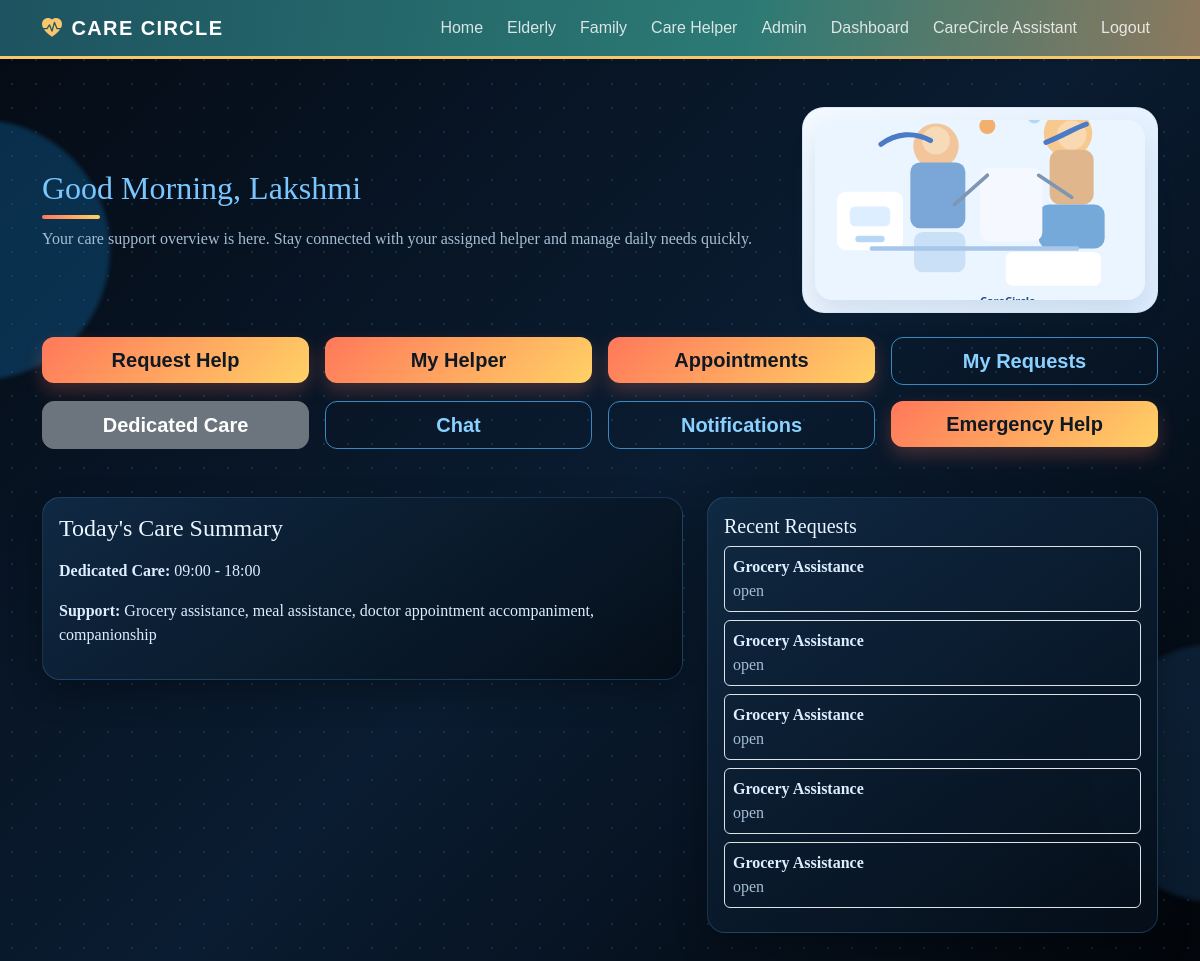
The page /elderly/dashboard (signed in) on the database its author committed.
### models/user.py (models this page shows, shortened)
class User(db.Model, UserMixin):
    __tablename__ = 'users'
    id = db.Column(db.Integer, primary_key=True)
    name = db.Column(db.String(120), nullable=False)
    email = db.Column(db.String(120), unique=True, nullable=False)
    password_hash = db.Column(db.String(255), nullable=False)
    phone = db.Column(db.String(30), nullable=True)
    address = db.Column(db.String(255), nullable=True)
    location = db.Column(db.String(80), nullable=True)
    role = db.Column(db.String(30), nullable=False, default='elderly')
    created_at = db.Column(db.DateTime, default=db.func.now())

### models/request.py (models this page shows)
class DedicatedCare(db.Model):
    __tablename__ = 'dedicated_care'
    id = db.Column(db.Integer, primary_key=True)
    elderly_id = db.Column(db.Integer, db.ForeignKey('users.id'), nullable=False)
    family_id = db.Column(db.Integer, db.ForeignKey('users.id'), nullable=False)
    helper_id = db.Column(db.Integer, db.ForeignKey('users.id'), nullable=True)
    start_date = db.Column(db.String(20), nullable=False)
    end_date = db.Column(db.String(20), nullable=True)
    start_time = db.Column(db.String(20), nullable=False)
    end_time = db.Column(db.String(20), nullable=False)
    support_requirements = db.Column(db.Text, nullable=True)
    status = db.Column(db.String(30), default='requested')
    accepted_at = db.Column(db.DateTime, nullable=True)
    check_in_time = db.Column(db.String(30), nullable=True)
    check_out_time = db.Column(db.String(30), nullable=True)
    care_note = db.Column(db.Text, nullable=True)
    created_at = db.Column(db.DateTime, default=db.func.now())

class HelpRequest(db.Model):
    __tablename__ = 'help_requests'
    id = db.Column(db.Integer, primary_key=True)
    elderly_id = db.Column(db.Integer, db.ForeignKey('users.id'), nullable=False)
    created_by = db.Column(db.Integer, db.ForeignKey('users.id'), nullable=False)
    category = db.Column(db.String(80), nullable=False)
    description = db.Column(db.Text, nullable=True)
    elder_name = db.Column(db.String(120), nullable=True)
    elder_phone = db.Column(db.String(30), nullable=True)
    elder_age = db.Column(db.Integer, nullable=True)
    elder_details = db.Column(db.Text, nullable=True)
    location = db.Column(db.String(120), nullable=True)
    date = db.Column(db.String(20), nullable=True)
    time = db.Column(db.String(20), nullable=True)
    status = db.Column(db.String(30), default='requested')
    assigned_helper_id = db.Column(db.Integer, db.ForeignKey('users.id'), nullable=True)
    assigned_helper_name = db.Column(db.String(120), nullable=True)
    accepted_at = db.Column(db.DateTime, nullable=True)
    started_at = db.Column(db.DateTime, nullable=True)
    completed_at = db.Column(db.DateTime, nullable=True)
    completion_note = db.Column(db.Text, nullable=True)
    created_at = db.Column(db.DateTime, default=db.func.now())

### routes/elderly.py (the view)
@elderly_bp.route('/elderly/dashboard')
@login_required
def dashboard():
    if current_user.role != 'elderly':
        abort(403)
    family_members = User.query.join(FamilyRelationship, FamilyRelationship.family_user_id == User.id).filter(FamilyRelationship.elderly_user_id == current_user.id).all()
    helper_requests = HelpRequest.query.filter_by(elderly_id=current_user.id).order_by(HelpRequest.created_at.desc()).limit(5).all()
    appointments = Appointment.query.filter_by(elderly_id=current_user.id).order_by(Appointment.date.desc()).limit(5).all()
    reminders = MedicineReminder.query.filter_by(elderly_id=current_user.id).order_by(MedicineReminder.id.desc()).limit(5).all()
    dedicated = DedicatedCare.query.filter_by(elderly_id=current_user.id).order_by(DedicatedCare.id.desc()).first()
    return render_template('elderly/dashboard.html', family_members=family_members, helper_requests=helper_requests, appointments=appointments, reminders=reminders, dedicated=dedicated)

### app.py (called while the page is built)
@login_manager.user_loader
def load_user(user_id):
    return db.session.get(User, int(user_id))

### templates/elderly/dashboard.html
{% extends 'base.html' %}
{% block content %}
<div class="container py-4">
  <div class="row align-items-center g-4 mb-4">
    <div class="col-lg-8">
      <h2 class="text-primary mb-2">Good Morning, {{ current_user.name.split()[0] }}</h2>
      <p class="text-muted mb-0">Your care support overview is here. Stay connected with your assigned helper and manage daily needs quickly.</p>
    </div>
    <div class="col-lg-4">
      <div class="elder-visual-card shadow-sm">
        <img src="{{ url_for('static', filename='images/carecircle-hero.svg') }}" alt="CareCircle support illustration" class="elder-visual">
      </div>
    </div>
  </div>
  <div class="row g-3">
    <div class="col-md-3"><a class="btn btn-primary btn-lg w-100" href="{{ url_for('elderly.request_help') }}">Request Help</a></div>
    <div class="col-md-3"><a class="btn btn-success btn-lg w-100" href="{{ url_for('elderly.my_helper') }}">My Helper</a></div>
    <div class="col-md-3"><a class="btn btn-warning btn-lg w-100" href="{{ url_for('elderly.appointments') }}">Appointments</a></div>
    <div class="col-md-3"><a class="btn btn-outline-primary btn-lg w-100" href="{{ url_for('elderly.my_requests') }}">My Requests</a></div>
    <div class="col-md-3"><a class="btn btn-secondary btn-lg w-100" href="{{ url_for('elderly.dedicated_care') }}">Dedicated Care</a></div>
    <div class="col-md-3"><a class="btn btn-outline-primary btn-lg w-100" href="{{ url_for('chatbot.chatbot_index') }}">Chat</a></div>
    <div class="col-md-3"><a class="btn btn-outline-dark btn-lg w-100" href="{{ url_for('elderly.notifications') }}">Notifications</a></div>
    <div class="col-md-3"><a class="btn btn-danger btn-lg w-100" href="{{ url_for('elderly.emergency') }}">Emergency Help</a></div>
  </div>
  <div class="row mt-4 g-4">
    <div class="col-lg-7">
      <div class="card border-0 shadow-sm">
        <div class="card-body">
          <h4 class="mb-3">Today's Care Summary</h4>
          {% if dedicated %}
            <p><strong>Dedicated Care:</strong> {{ dedicated.start_time }} - {{ dedicated.end_time }}</p>
            <p><strong>Support:</strong> {{ dedicated.support_requirements }}</p>
          {% else %}
            <p>No dedicated care is scheduled today.</p>
          {% endif %}
        </div>
      </div>
    </div>
    <div class="col-lg-5">
      <div class="card border-0 shadow-sm">
        <div class="card-body">
          <h5>Recent Requests</h5>
          {% for request in helper_requests %}
          <div class="border rounded p-2 mb-2">
            <strong>{{ request.category }}</strong><br>
            <span class="text-muted">{{ request.status }}</span>
          </div>
          {% else %}
          <p class="text-muted mb-0">No recent requests yet.</p>
          {% endfor %}
        </div>
      </div>
    </div>
  </div>
</div>
{% endblock %}

### static/css/style.css (style rules this page uses)
:root { --primary: #2f6f9f; --primary-dark: #214d74; --accent: #f7b267; --soft: #f4f7fb; --success: #3fa86a; --warning: #d98324; --danger: #c84747; --ink: #183e46; --cream: #fffaf1; }
body { min-height: 100vh; position: relative; overflow-x: hidden; background: #050b14; background-image: radial-gradient(rgba(68, 157, 218, .18) 1px, transparent 1px), linear-gradient(135deg, #050b14 0%, #0a1c31 52%, #020509 100%); background-size: 24px 24px, 100% 100%; color: #eaf5ff; font-family: Georgia, 'Times New Roman', serif; }
.reveal-item { animation: revealItem .5s var(--reveal-delay, 0ms) ease both; }
.navbar, .btn, .eyebrow, .hero-lead, .hero-proof, .quick-stats, .portal-heading, .feature-card, .home-values { font-family: 'Trebuchet MS', sans-serif; }
.app-main h1, .app-main h2, .app-main h3, .app-main h4, .app-main h5 { color: #eaf5ff; letter-spacing: 0; }
.app-main h2 { display: inline-block; position: relative; }
.app-main h2::after { content: ''; display: block; width: 58px; height: 4px; margin-top: .45rem; border-radius: 4px; background: linear-gradient(90deg, #ff785a, #ffd166); }
.app-main > .container { padding-right: 0; padding-left: 0; }
.card, .dashboard-card, .summary-card, .elder-profile-card, .care-request-card { border: 1px solid rgba(79, 164, 224, .24) !important; background: linear-gradient(145deg, rgba(16, 42, 68, .96), rgba(5, 14, 25, .96)); color: #dceeff; box-shadow: 0 14px 32px rgba(0,0,0,.28) !important; transition: transform .25s ease, box-shadow .25s ease, border-color .25s ease; }
.feature-card h3, .card h4, .card h5, .card h6 { color: #eaf5ff !important; }
.feature-card p, .card .text-muted, .request-card .text-muted { color: #a5bed4 !important; }
.btn { transition: transform .2s ease, box-shadow .2s ease, background-color .2s ease; }
.app-main .text-primary { color: #7ac7ff !important; }
.app-main .text-muted { color: #a5bed4 !important; }
.app-main .btn-primary, .app-main .btn-success, .app-main .btn-warning, .app-main .btn-danger { color: #101923; border: 0; background: linear-gradient(135deg, #ff785a, #ffd166); box-shadow: 0 8px 18px rgba(255,120,90,.24); }
.app-main .btn-outline-primary, .app-main .btn-outline-secondary, .app-main .btn-outline-dark, .app-main .btn-outline-success, .app-main .btn-outline-warning { color: #8bd1ff; border-color: #398ac1; }
.btn { border-radius: 12px; font-weight: 600; }
.card { border-radius: 18px; }
.elder-visual-card { background: linear-gradient(135deg, #f3f9ff, #dfeeff); border-radius: 22px; padding: 12px; border: 1px solid rgba(47, 111, 159, 0.08); }
.elder-visual { width: 100%; height: 180px; object-fit: cover; border-radius: 18px; transition: transform 0.25s ease, box-shadow 0.25s ease; box-shadow: 0 14px 28px rgba(33, 77, 116, 0.12); }

### rows shown on the page
User: name "Lakshmi"
DedicatedCare: start_time "09:00", end_time "18:00", support_requirements "Grocery assistance, meal assistance, doctor appointment accompaniment, companionship"
HelpRequest: category "Grocery Assistance", status "open"
HelpRequest: category "Grocery Assistance", status "open"
HelpRequest: category "Grocery Assistance", status "open"
HelpRequest: category "Grocery Assistance", status "open"
HelpRequest: category "Grocery Assistance", status "open"
